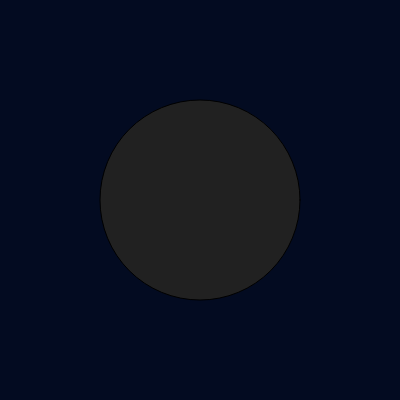
Frame 1 (no input)
Frame 60 (no input): identical to frame 1, image omitted
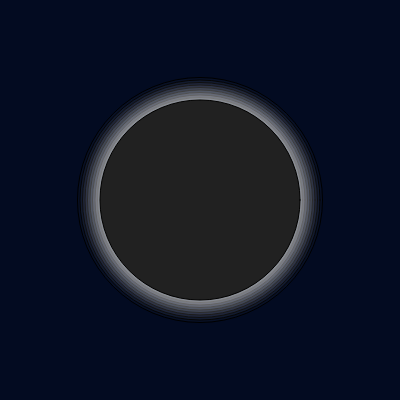
Frame 120 (the mouse pressed at the canvas centre since frame 60)

The p5.js sketch that drew these frames (run headless with seeded random() and noise() and a simulated clock; from frame 60 on, the mouse is pressed at the canvas centre):

// p5.js sketch
// ── sketch.js
let pos = {};

function setup() {
  createCanvas(400, 400);

  pos.x = width * 0.5;
  pos.y = height * 0.5;
}

function draw() {
  background(3, 11, 33);

  //ternary operator - checks distance, invokes function if true
  if (dist(pos.x, pos.y, mouseX, mouseY) <= 100) highlight(pos);

  //draw dark ellipse
  fill(33);
  ellipse(pos.x, pos.y, 200);
}


//creates highlight
const highlight = pos => {
  this.pos = pos;
  for (let i = 0; i < 250; i += 5) {
    fill(i, 250 - i);
    ellipse(this.pos.x, this.pos.y, i);
  }
}
